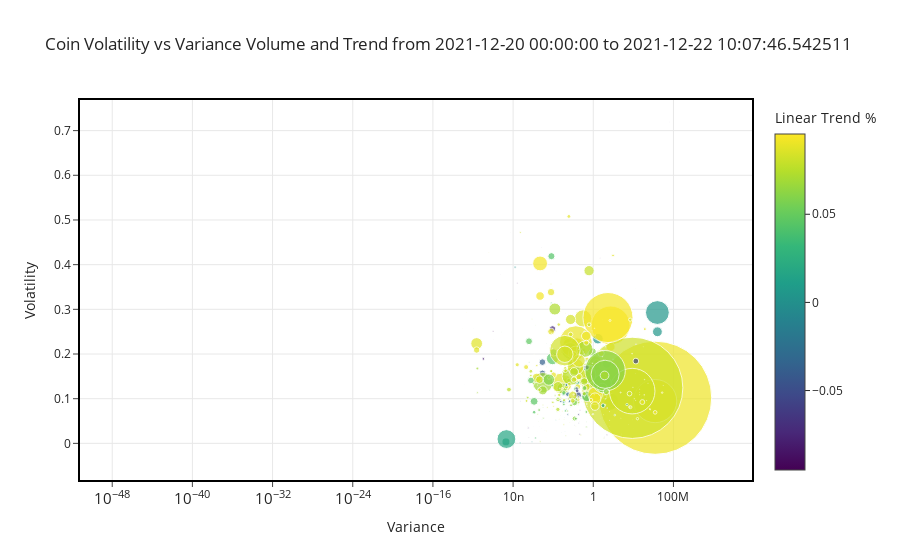

The cell this chart's notebook holds for it:
### Code cell
Title_1 = "Coin Volatility vs Variance Volume and Trend from "+str(from_datetime)+" to "+str(to_datetime)
fig = px.scatter(metrics, x="Variance", y="Volatility",
	         size="Volume", color="Linear Trend %", hover_name="Symbol", log_x=True, size_max=80,template="simple_white", title=Title_1)

fig.update_xaxes(showgrid=True, showline=True, linewidth=2, linecolor='black', mirror=True)
fig.update_yaxes(showgrid=True, showline=True, linewidth=2, linecolor='black', mirror=True)
fig.show()

### Figure 1 — Plotly figure (JSON) as saved in the notebook; plotly's stock layout.template omitted (floating-point values rounded to 4 significant figures; data arrays with more than 128 entries replaced by an {"elided": "..."} marker saying what was removed)
{"data": [{"hovertemplate": "<b>%{hovertext}</b><br><br>Variance=%{x}<br>Volatility=%{y}<br>Volume=%{marker.size}<br>Linear Trend %=%{marker.color}<extra></extra>", "hovertext": {"elided": "555 str values"}, "legendgroup": "", "marker": {"color": {"elided": "555 float values"}, "coloraxis": "coloraxis", "size": {"elided": "555 float values"}, "sizemode": "area", "sizeref": 334.5, "symbol": "circle"}, "mode": "markers", "name": "", "orientation": "v", "showlegend": false, "type": "scatter", "x": {"elided": "555 float values"}, "xaxis": "x", "y": {"elided": "555 float values"}, "yaxis": "y"}], "layout": {"coloraxis": {"colorbar": {"title": {"text": "Linear Trend %"}}, "colorscale": [[0, "#440154"], [0.1111, "#482878"], [0.2222, "#3e4989"], [0.3333, "#31688e"], [0.4444, "#26828e"], [0.5556, "#1f9e89"], [0.6667, "#35b779"], [0.7778, "#6ece58"], [0.8889, "#b5de2b"], [1, "#fde725"]]}, "legend": {"itemsizing": "constant", "tracegroupgap": 0}, "title": {"text": "Coin Volatility vs Variance Volume and Trend from 2021-12-20 00:00:00 to 2021-12-22 10:07:46.542511"}, "xaxis": {"anchor": "y", "domain": [0, 1], "linecolor": "black", "linewidth": 2, "mirror": true, "showgrid": true, "showline": true, "title": {"text": "Variance"}, "type": "log"}, "yaxis": {"anchor": "x", "domain": [0, 1], "linecolor": "black", "linewidth": 2, "mirror": true, "showgrid": true, "showline": true, "title": {"text": "Volatility"}}}}
